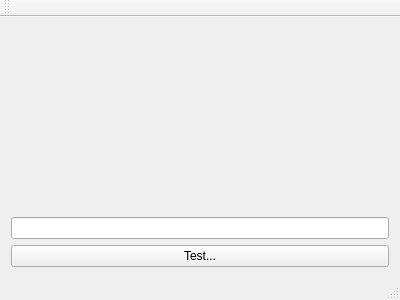
<?xml version="1.0" encoding="UTF-8"?>
<ui version="4.0">
 <class>MainWindow</class>
 <widget class="QMainWindow" name="MainWindow">
  <property name="geometry">
   <rect>
    <x>0</x>
    <y>0</y>
    <width>400</width>
    <height>300</height>
   </rect>
  </property>
  <property name="windowTitle">
   <string>MainWindow</string>
  </property>
  <widget class="QWidget" name="centralWidget">
   <layout class="QVBoxLayout" name="verticalLayout_2">
    <item>
     <widget class="QLabel" name="label">
      <property name="sizePolicy">
       <sizepolicy hsizetype="Preferred" vsizetype="Expanding">
        <horstretch>0</horstretch>
        <verstretch>0</verstretch>
       </sizepolicy>
      </property>
      <property name="font">
       <font>
        <pointsize>20</pointsize>
       </font>
      </property>
      <property name="text">
       <string/>
      </property>
      <property name="alignment">
       <set>Qt::AlignCenter</set>
      </property>
      <property name="wordWrap">
       <bool>true</bool>
      </property>
     </widget>
    </item>
    <item>
     <layout class="QVBoxLayout" name="verticalLayout">
      <item>
       <widget class="QLineEdit" name="lineEdit"/>
      </item>
      <item>
       <widget class="QPushButton" name="pushButton">
        <property name="text">
         <string>Test...</string>
        </property>
       </widget>
      </item>
     </layout>
    </item>
   </layout>
  </widget>
  <widget class="QMenuBar" name="menuBar">
   <property name="geometry">
    <rect>
     <x>0</x>
     <y>0</y>
     <width>400</width>
     <height>22</height>
    </rect>
   </property>
  </widget>
  <widget class="QToolBar" name="mainToolBar">
   <attribute name="toolBarArea">
    <enum>TopToolBarArea</enum>
   </attribute>
   <attribute name="toolBarBreak">
    <bool>false</bool>
   </attribute>
  </widget>
  <widget class="QStatusBar" name="statusBar"/>
 </widget>
 <layoutdefault spacing="6" margin="11"/>
 <resources/>
 <connections>
  <connection>
   <sender>lineEdit</sender>
   <signal>returnPressed()</signal>
   <receiver>pushButton</receiver>
   <slot>click()</slot>
   <hints>
    <hint type="sourcelabel">
     <x>275</x>
     <y>231</y>
    </hint>
    <hint type="destinationlabel">
     <x>277</x>
     <y>254</y>
    </hint>
   </hints>
  </connection>
 </connections>
</ui>
